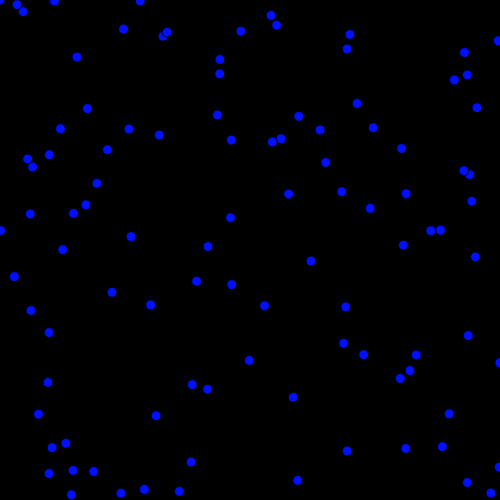
Frame 1 (no input)
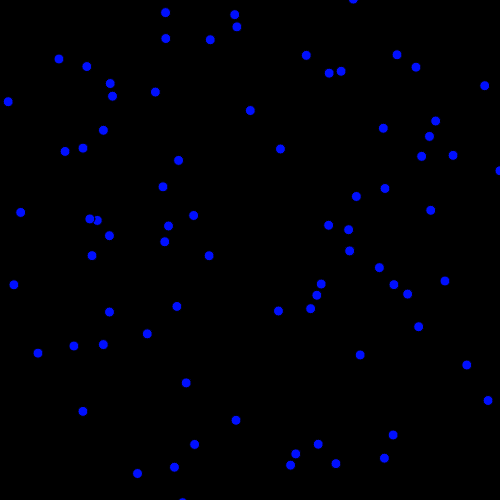
Frame 60 (no input)
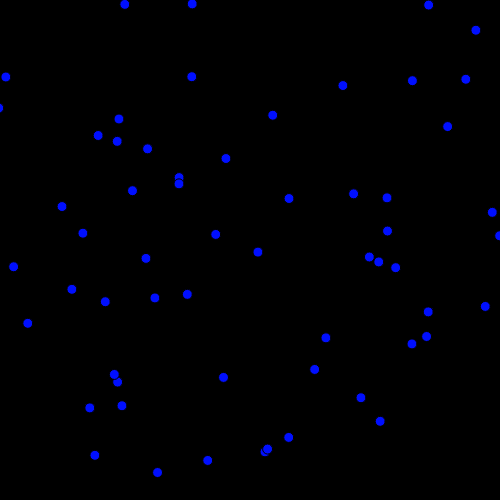
Frame 120 (the mouse pressed at the canvas centre since frame 60)

The p5.js sketch that drew these frames (run headless with seeded random() and noise() and a simulated clock; from frame 60 on, the mouse is pressed at the canvas centre):

// p5.js sketch
// ── sketch.js
/*
 * Constructor functions
 * @description Looking at constructors & the 'new' operator
 * @author Gareth Foote
 */

 // Bicycle object
var b1;
var bicycles = [];

function setup() {
  createCanvas(500, 500);

  // Create a bicycle using a constructor and the 'new' keyword
  b1 = new Bicycle(0, 0, 1, 1, 10, "#000fff");
  console.log(b1);

  // Create 100 bicycles with random properties.
  for(var i = 0; i < 100; i++){
    var randx = random(width);
    var randy = random(height);
    var randvx = random(-2, 2);
    var randvy = random(-2, 2);
    bicycles.push(new Bicycle(randx, randy, randvx, randvy, 10, "#000fff"));
  }
}

function draw() {
  background(0);

  b1.drawBicycle();
  b1.updateBicycle();

  for(var i = 0; i < bicycles.length; i++){
    bicycles[i].drawBicycle();
    bicycles[i].updateBicycle();
  }
}

// A constructor function
// By giving the function name a capital letter we are implying this is a consctructor function.
function Bicycle(x, y, vx, vy, size, colour){
  // These are functions....within functions(!)
  this.drawBicycle = function(){
    fill(colour);
    ellipse(x, y, size, size);
  };

  // The 'this' keyword makes this function available to call from outside the Bicycle constructor.
  this.updateBicycle = function(){
    x += vx;
    y += vy;
  }
}
